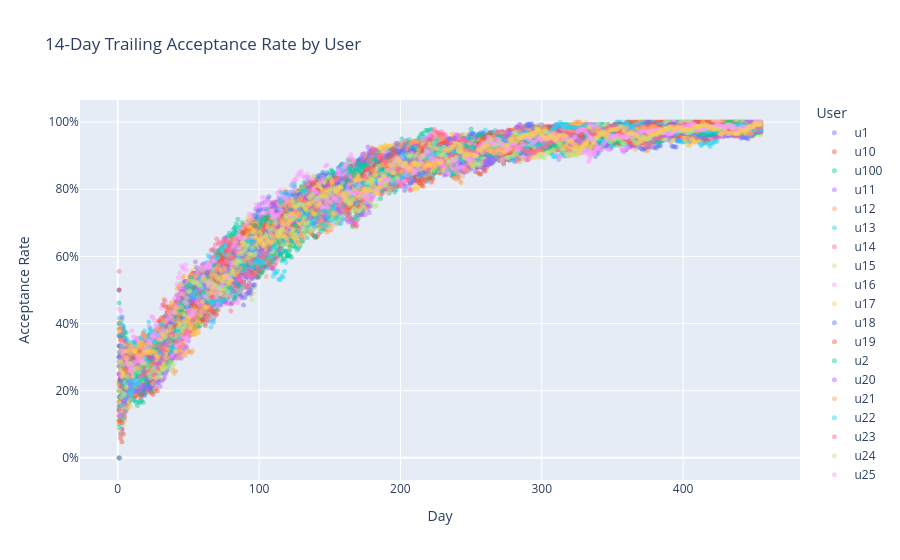

This figure's notebook cell:
### Markdown cell above
## Plotting rate of accepts by user

### Code cell
plot_acceptance_rate_by_user(sim.telemetry, window=14)
